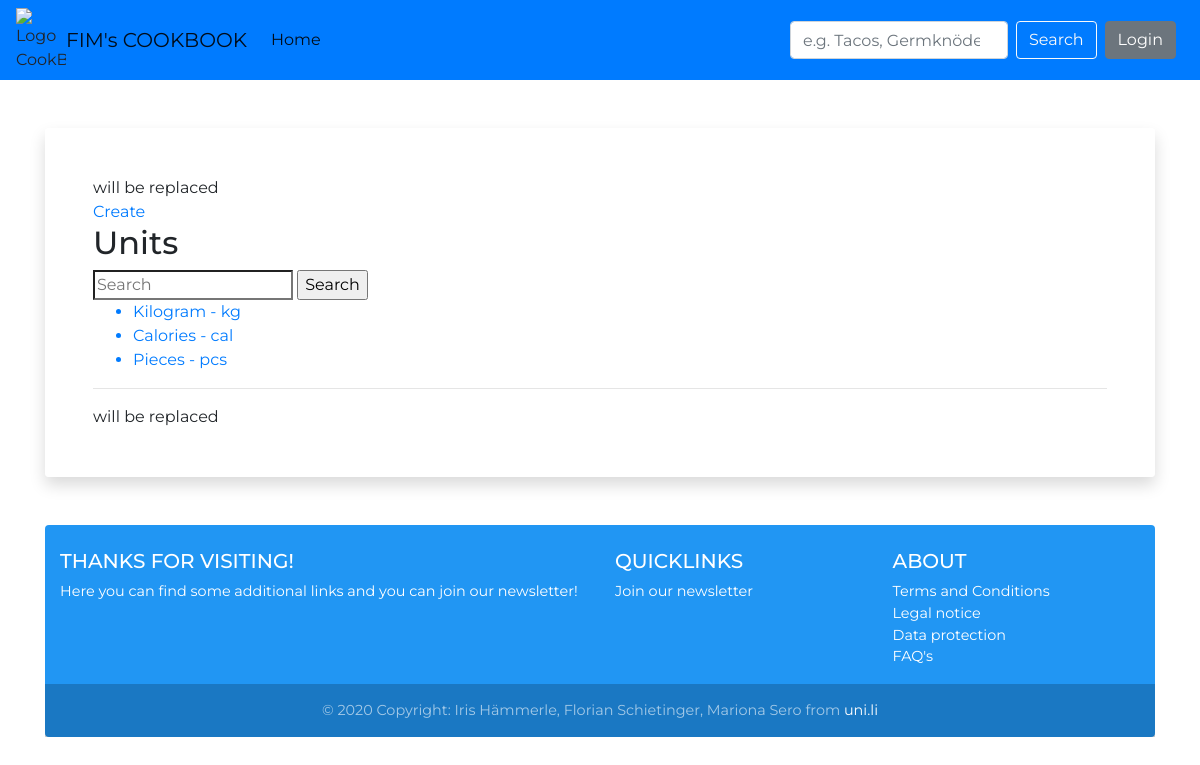
/unit/, run on the app's committed database.
### myUnitApp/models.py (models this page shows, shortened)
class Unit(models.Model):
    UnitId = models.BigAutoField(primary_key=True,
                                 verbose_name="Unique UnitId"
                                 )
    Name = models.CharField(verbose_name="Name",
                            max_length=200,
                            unique=True
                            )
    Abbreviation = models.CharField(verbose_name="Abbreviation",
                                    max_length=3
                                    )

### myUnitApp/views.py (the view)
# urls.py: path('unit/', list_unit),
def list_unit(httprequest):
    units = Unit.objects.all
    try:
        if httprequest.GET["query"]:
            units = Unit.objects.filter(Q(Name__icontains=httprequest.GET["query"]) |
                                        Q(Abbreviation__icontains=httprequest.GET["query"]))
            print(httprequest.GET["query"])
    except KeyError:
        pass
    context = {"unit": units}
    return render(httprequest, "old/unit_list.html", context)

### templates/old/unit_list.html
{% extends 'base.html' %}
    {% block mainContent %}
    <a href="/unit/create">Create</a>
    <h2>Units</h2>
    <form method="GET">
        <input type="search" name="query" placeholder="Search">
        <input type="submit" value="Search">
    </form>
    <ul>
        {% for unit in unit %}
        <a href="/unit/{{ unit.UnitId }}"><li>{{ unit.Name }} - {{ unit.Abbreviation }}</li></a>
        {% endfor %}
    </ul>
    {% endblock %}

### static_general/css/myStyles.css (style rules this page uses)
html { font-family: 'Montserrat', sans-serif; line-height: 1.15; -webkit-text-size-adjust: 100%; -webkit-tap-highlight-color: transparent; }
body { background: url('https://c.pxhere.com/photos/28/59/background_food_tasty_olives_wooden_background_cooking_plate_kitchen-1369805.jpg!d') no-repeat center center fixed; -webkit-background-size: cover; -moz-background-size: cover; background-size: cover; -o-background-size: cover; font-family: 'Montserrat', sans-serif; }

### data on the page
Unit: Name "Kilogram", Abbreviation "kg"
Unit: Name "Calories", Abbreviation "cal"
Unit: Name "Pieces", Abbreviation "pcs"
